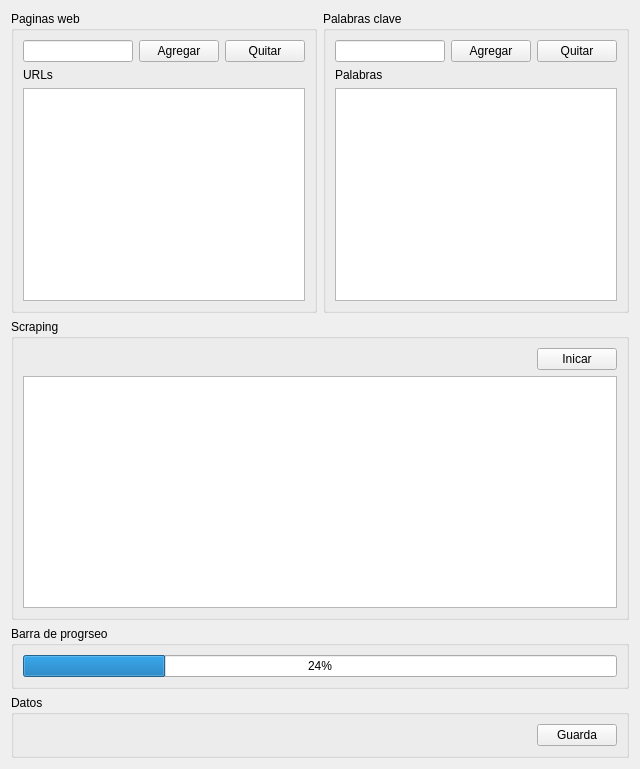
<?xml version="1.0" encoding="UTF-8"?>
<ui version="4.0">
 <class>Form</class>
 <widget class="QWidget" name="Form">
  <property name="geometry">
   <rect>
    <x>0</x>
    <y>0</y>
    <width>640</width>
    <height>769</height>
   </rect>
  </property>
  <property name="windowTitle">
   <string>Form</string>
  </property>
  <layout class="QVBoxLayout" name="verticalLayout_4">
   <item>
    <layout class="QHBoxLayout" name="horizontalLayout_3">
     <item>
      <widget class="QGroupBox" name="groupBox">
       <property name="title">
        <string>Paginas web</string>
       </property>
       <layout class="QVBoxLayout" name="verticalLayout">
        <item>
         <layout class="QHBoxLayout" name="horizontalLayout">
          <item>
           <widget class="QLineEdit" name="lineEditURL"/>
          </item>
          <item>
           <widget class="QPushButton" name="BtnAddURL">
            <property name="text">
             <string>Agregar</string>
            </property>
           </widget>
          </item>
          <item>
           <widget class="QPushButton" name="BtnDeleteURL">
            <property name="text">
             <string>Quitar</string>
            </property>
           </widget>
          </item>
         </layout>
        </item>
        <item>
         <widget class="QLabel" name="label">
          <property name="text">
           <string>URLs</string>
          </property>
         </widget>
        </item>
        <item>
         <widget class="QListWidget" name="listWidgetUrls"/>
        </item>
       </layout>
      </widget>
     </item>
     <item>
      <widget class="QGroupBox" name="groupBox_2">
       <property name="title">
        <string>Palabras clave</string>
       </property>
       <layout class="QVBoxLayout" name="verticalLayout_2">
        <item>
         <layout class="QHBoxLayout" name="horizontalLayout_2">
          <item>
           <widget class="QLineEdit" name="lineEditKeyWords"/>
          </item>
          <item>
           <widget class="QPushButton" name="BtnAddKeyWords">
            <property name="text">
             <string>Agregar</string>
            </property>
           </widget>
          </item>
          <item>
           <widget class="QPushButton" name="BtnDeleteKeyWords">
            <property name="text">
             <string>Quitar</string>
            </property>
           </widget>
          </item>
         </layout>
        </item>
        <item>
         <widget class="QLabel" name="label_2">
          <property name="text">
           <string>Palabras</string>
          </property>
         </widget>
        </item>
        <item>
         <widget class="QListWidget" name="listWidgetKeyWords"/>
        </item>
       </layout>
      </widget>
     </item>
    </layout>
   </item>
   <item>
    <widget class="QGroupBox" name="groupBox_3">
     <property name="title">
      <string>Scraping</string>
     </property>
     <layout class="QVBoxLayout" name="verticalLayout_3">
      <item>
       <layout class="QHBoxLayout" name="horizontalLayout_4">
        <item>
         <spacer name="horizontalSpacer">
          <property name="orientation">
           <enum>Qt::Horizontal</enum>
          </property>
          <property name="sizeHint" stdset="0">
           <size>
            <width>40</width>
            <height>20</height>
           </size>
          </property>
         </spacer>
        </item>
        <item>
         <widget class="QPushButton" name="BtnScrapingON">
          <property name="text">
           <string>Inicar</string>
          </property>
         </widget>
        </item>
       </layout>
      </item>
      <item>
       <widget class="QTextEdit" name="textEditScraping"/>
      </item>
     </layout>
    </widget>
   </item>
   <item>
    <widget class="QGroupBox" name="groupBox_4">
     <property name="title">
      <string>Barra de progrseo</string>
     </property>
     <layout class="QVBoxLayout" name="verticalLayout_5">
      <item>
       <widget class="QProgressBar" name="progressBarScraping">
        <property name="value">
         <number>24</number>
        </property>
       </widget>
      </item>
     </layout>
    </widget>
   </item>
   <item>
    <widget class="QGroupBox" name="groupBox_5">
     <property name="title">
      <string>Datos</string>
     </property>
     <layout class="QHBoxLayout" name="horizontalLayout_5">
      <item>
       <spacer name="horizontalSpacer_2">
        <property name="orientation">
         <enum>Qt::Horizontal</enum>
        </property>
        <property name="sizeHint" stdset="0">
         <size>
          <width>40</width>
          <height>20</height>
         </size>
        </property>
       </spacer>
      </item>
      <item>
       <widget class="QPushButton" name="BtnGuardarExcel">
        <property name="text">
         <string>Guarda</string>
        </property>
       </widget>
      </item>
     </layout>
    </widget>
   </item>
  </layout>
 </widget>
 <resources/>
 <connections/>
</ui>
